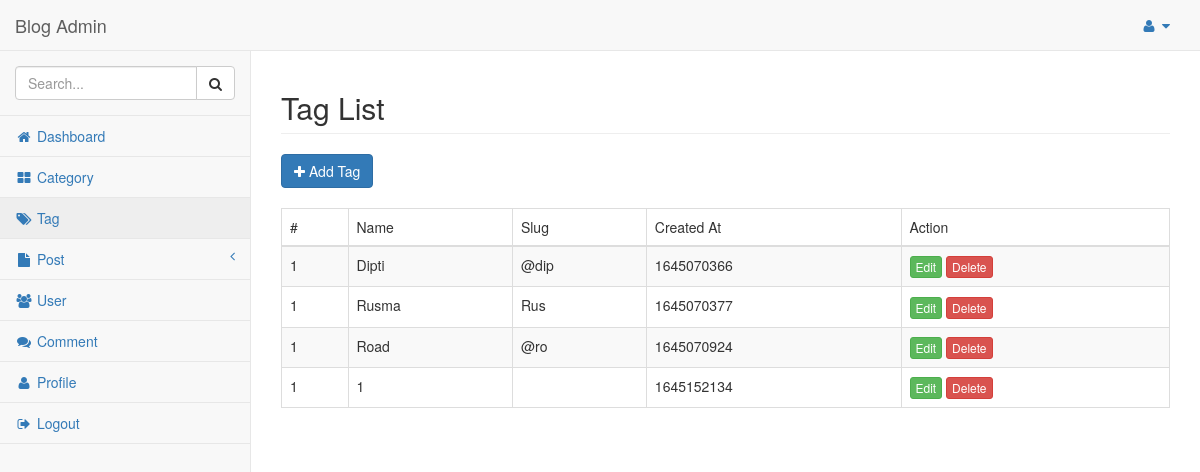
/admin/list-tag.php (signed in), run on the app's committed database.
### tables this page shows
CREATE TABLE `tags` (
  `id` int(100) NOT NULL,
  `name` varchar(150) NOT NULL,
  `slug` varchar(150) NOT NULL,
  `created_at` int(100) NOT NULL
);

### admin/list-tag.php (the view, shortened to what this page needs)
<?php
include 'include/head.php';
$sql = "SELECT * FROM tags";
$results = mysqli_query($conn, $sql);
?>
<body>
    <div id="wrapper">
        <nav class="navbar navbar-default navbar-static-top" role="navigation" style="margin-bottom: 0">
            <?php include 'include/navbar.php';?>
            <?php include 'include/sidebar.php';?>
        </nav>
        <div id="page-wrapper">
            <div class="row">
                <div class="col-lg-12">
                    <h2 class="page-header">Tag List</h2>
                    <a href="add-tag.php" class="btn btn-primary"><i class="fa fa-plus"></i> Add Tag</a>
                </div>
            </div>
            <div class="row" style="margin-top:20px;">
                <div class="col-sm-12">
                    <table class="table table-striped table-bordered table-hover">
                        <thead>
                            <tr>
                                <td>#</td>
                                <td>Name</td>
                                <td>Slug</td>
                                <td>Created At</td>
                                <td>Action</td>
                            </tr>
                        </thead>
                        <tbody>
                        <?php
                        if(mysqli_num_rows($results) > 0){
                            while ($row = mysqli_fetch_array
                            ($results)){
                        ?>
                            <tr>
                                <td>1</td>
                                <td><?php echo $row['name'];?>
                                </td>
                                <td><?php echo $row['slug'];?>
                                </td>
                                <td><?php echo $row['created_at'];?>
                                </td>
                                <td>
                                <a href="edit-tag.php?id=<?php echo $row['id']; ?>" class="btn btn-xs btn-success ">Edit</a>
                                <a href="delete-tag.php?id=<?php echo $row['id']; ?>" class="btn btn-xs btn-danger ">Delete</a>
                                </td>
                            </tr>
                            <?php } } ?>
                        </tbody>
                    </table>
                </div>
            </div>
        </div>
    </div>
</body>
</html>

### data on the page
tags: name "Dipti", slug "@dip", created_at "1645070366"
tags: name "Rusma", slug "Rus", created_at "1645070377"
tags: name "Road", slug "@ro", created_at "1645070924"
tags: name "1", created_at "1645152134"
